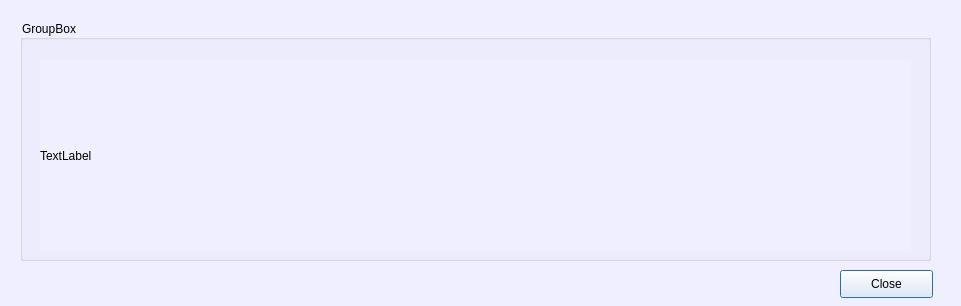
<?xml version="1.0" encoding="UTF-8"?>
<ui version="4.0">
 <class>submittedPeople</class>
 <widget class="QDialog" name="submittedPeople">
  <property name="geometry">
   <rect>
    <x>0</x>
    <y>0</y>
    <width>961</width>
    <height>306</height>
   </rect>
  </property>
  <property name="windowTitle">
   <string>Dialog</string>
  </property>
  <property name="styleSheet">
   <string notr="true">background-color:#efefff</string>
  </property>
  <widget class="QGroupBox" name="groupBox">
   <property name="geometry">
    <rect>
     <x>20</x>
     <y>20</y>
     <width>911</width>
     <height>241</height>
    </rect>
   </property>
   <property name="title">
    <string>GroupBox</string>
   </property>
   <widget class="QLabel" name="graph">
    <property name="geometry">
     <rect>
      <x>20</x>
      <y>40</y>
      <width>871</width>
      <height>191</height>
     </rect>
    </property>
    <property name="text">
     <string>TextLabel</string>
    </property>
   </widget>
  </widget>
  <widget class="QPushButton" name="pushButton">
   <property name="geometry">
    <rect>
     <x>840</x>
     <y>270</y>
     <width>93</width>
     <height>28</height>
    </rect>
   </property>
   <property name="text">
    <string>Close</string>
   </property>
  </widget>
 </widget>
 <resources/>
 <connections>
  <connection>
   <sender>pushButton</sender>
   <signal>clicked()</signal>
   <receiver>submittedPeople</receiver>
   <slot>close()</slot>
   <hints>
    <hint type="sourcelabel">
     <x>698</x>
     <y>274</y>
    </hint>
    <hint type="destinationlabel">
     <x>645</x>
     <y>274</y>
    </hint>
   </hints>
  </connection>
 </connections>
</ui>
